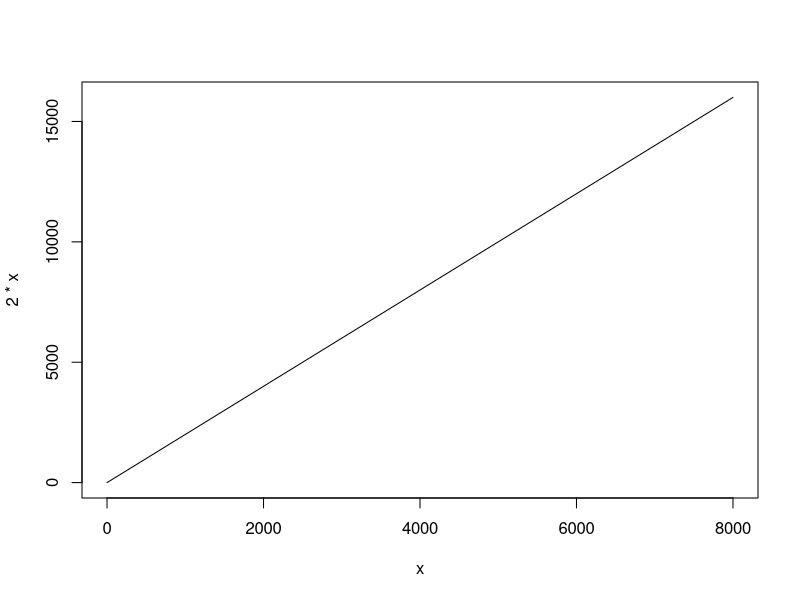
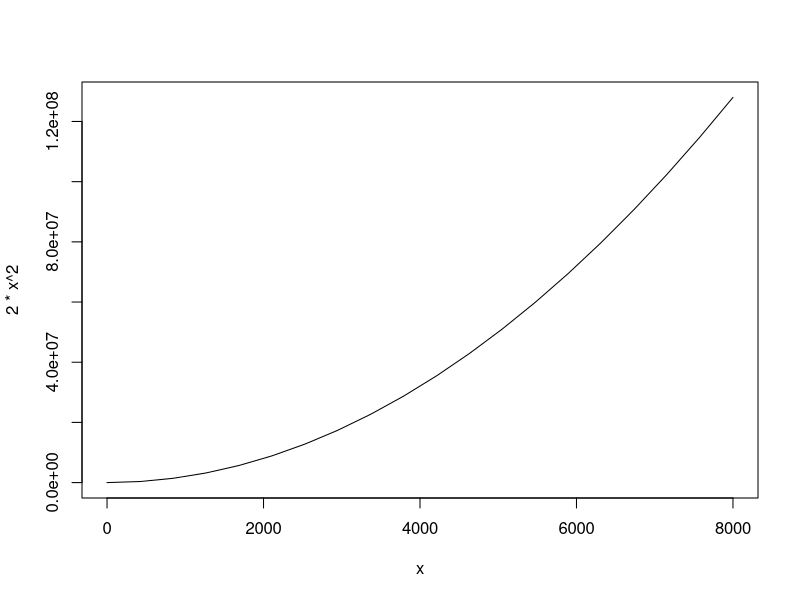
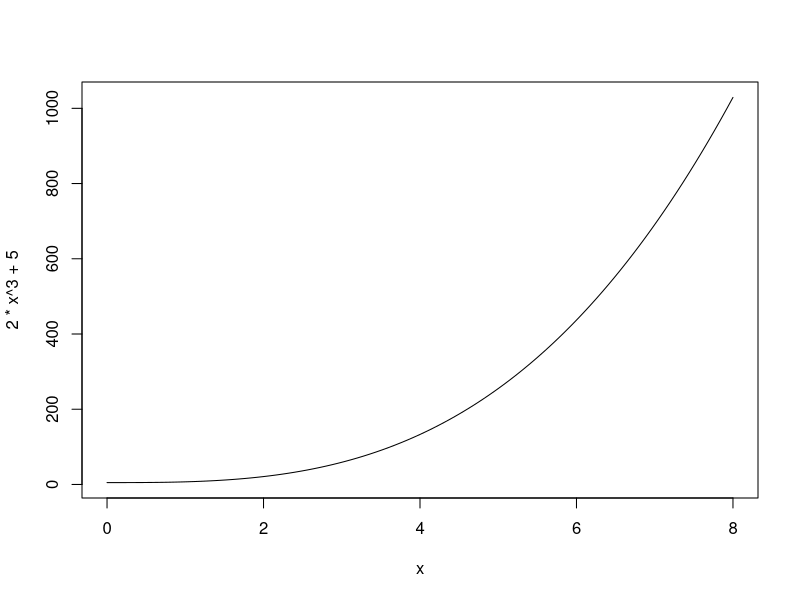
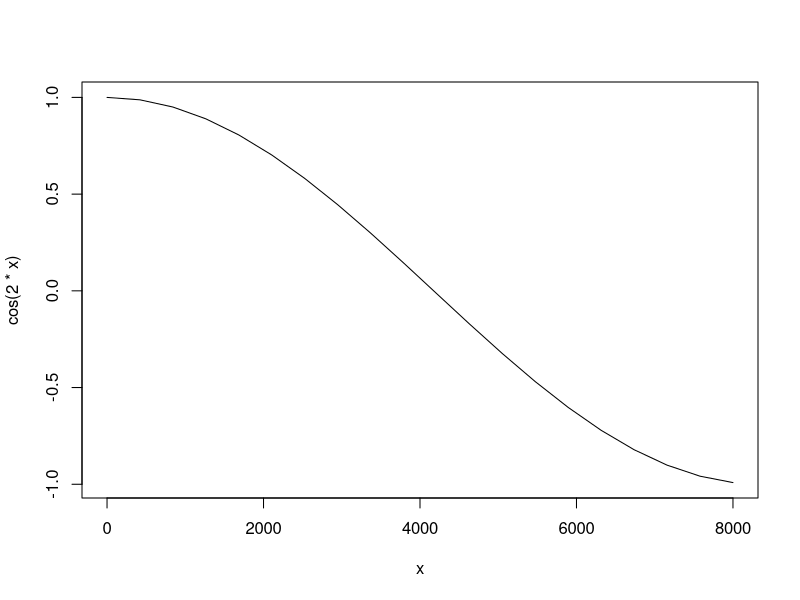

Write R code to recreate these figures, in order. (Note: this script raises an error after producing the figures.)
# RWorkshopDay1.R

# topics
# Using R as a calculator
# Functions
# Getting help
# Downloading new packages
# Creating data and variables
# Preparing and loading data files into R
# Getting to know your data
# Discussing your data with your computer
# Manipulating parts of data tables

#then try it yourself with a new dataset!


# ----- Using R as a calculator ------
1+2
cos(pi)
tan(1)

# Arithmetic
#  +  add
#  -  subtract
#  *  multiply
#  /  divide
#  ^  exponent

# Relational
#  >   greater, less than
#  >=  greater than or equal to
#  !=  not equal to
#  ==  is equal to


# Logical
#  !  not
#  &  and
#  |  or





# ----- Functions ------

# Have form: function(argument,argument,argument,...)

# Here, curve is the function and it can interpret
#   the 2*x as the function I want to graph and
#   "from" and "to" as arguments to specify x axis length

curve(2*x, from=0,to=8000, n=20)
curve(2*x^2, from=0, to=8000, n=20)
curve(2*x^3+5, from=0, to=8)

curve(cos(2*x), from=0, to=8000, n=20)

# ----- Getting help ------

# If you know a function name, you can use
#   the question mark ? to open a help file

?t.test

# Help files tell possible arguments
#   and give examples at the end

# Or, open help tab (at right) and type name in
# Or, google it! (There are great R forums)



# ----- Downloading new packages ------

# If the function you want is in a
#   different package, use install.packages() (or use Packages tab in RStudio)

#install.packages("lme4")

# To load this so R can use it, use library() (or check box in Packages tab on RStudio)

library(lme4)





# ----- Creating data and variables ------



# Make a vector with concatenate, c()

firstfive<-c(1,2,3,4,5)

# Or save this as something

myvector <- c(1,2,3,4,5)
myvector<-c("ab","cd","ef","gh")
myvectorf<-as.factor(myvector)

# Type the name to see it

myvector

# Perform functions on vectors

mean(myvector)

#myvector2 <- myvector*2
myvector2

# Combine vectors

myvectors <- cbind(myvector, myvector2)
myvectors






# ----- Preparing and loading data files into R ------

# Determine your working directory

getwd()

# Set your working directory using setwd()
#   or by using "Set as working director" in the "More"
#   option in the "Files" tab on the right
setwd("~/Box Sync/Iowa State University/Teaching/Rstats/IntroToR")

# R likes .csv or .txt files
#   so use Excel to save as one of those

# Read file using read.csv, naming it something

data2 <- read.csv('RWorkshopDay1.csv')

# You can ignore the wd and use file.choose()
# data <- read.csv(file.choose())






# ----- Getting to know your data ------

# What does R interpret this as? use class()

class(data)

data$Days<-as.factor(data$Days)

# Good! R interprets it as a data frame

# Look at the dimensions - rows by cols

dim(data)

# Look at the first rows with head()

head(data)

# What are the column names?

colnames(data)

# How are the rows, columns labeled?

labels(data)

# Summarize your data

summary(data)

# R describes data as numerical, factors, and integers
# Use str(data) to see what it is describing your data

str(data)

# Change class using as.factor(), as.numeric(), as.integer(), as.character()

data$Plot <- as.factor(data$Plot)

str(data)

data$Date<-as.Date(data$Date,  format="%m/%d/%Y")





# ----- Discussing your data with your computer ------

# To describe cells in your data frame,
#   R uses the form data[i,j]
#   where i is row, j is column
#   Or, data$column to describe columns

# Specific cells
data[2,5]

# Specific row
data[2,]

# Specific column
data$Veg
head(data$Veg)
head(data[,5])

# OR, data$column

data$Veg

# OR, data[['column']]

head(data[['Veg']])






# ----- Manipulating parts of data tables ------


flow <- read.table('RWorkshopDay2.txt',header=T) 
# an alternative to read.csv if you can produce a text file

head(flow)
flow$init_g
str(flow)
summary(flow)

# Create a vector by calculating
# This isnt automatically attached to the "flow" data frame
dissolved <- (flow$init_g - flow$final_g)/(flow$days)

# To attach, use cbind() to add "disolved" to "flow"
flow <- cbind(flow,dissolved)

# Make sure the new column is there
head(flow)


### now it's your turn #### 

# read in spider.csv
# explore dataset -what is min, max, average for the total # of webs?
# create a vector describing the number of webs per meter
# make a histogram of the total number of webs

hist()
barplot(table(spider$year,))
table(spider$year, spider$island)
with(spider, table(year,island,season))

hist(spider$tot_webs)
